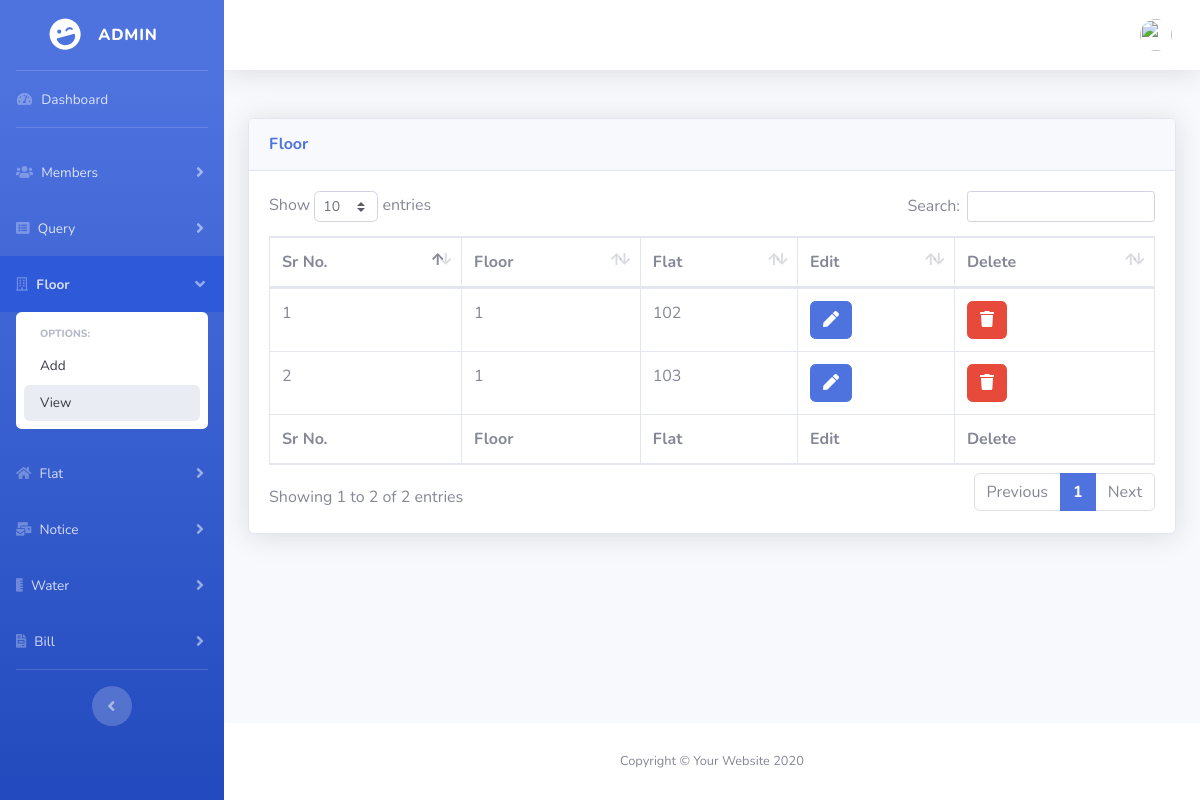
Screenshot of /admin/floor.php?source=view_floor (signed in) with the database file from the repository.
### tables this page shows
CREATE TABLE `building` (
  `id` int(11) NOT NULL,
  `floor_no` int(11) NOT NULL,
  `flat_no` int(11) NOT NULL,
  `created_at` datetime NOT NULL,
  `updated_at` datetime NOT NULL
);

### admin/classes/Database.php (called while the page is built, shortened)
<?php
    class Database{
        private $host;
        private $username;
        private $password;
        private $database;
        private $connection;
        public function __construct(){
            $this->host = "localhost";
            $this->username = "root";
            $this->password = "";
            $this->database = "societymanagement";
        }
        public function connectDB(){
            $this->connection = new mysqli($this->host, $this->username, $this->password);
            $db_selected = $this->connection->select_db($this->database);
        }
        public function getConnection(){
            return $this->connection;
        }
    }
    $database = new Database();
?>

### admin/classes/Session.php (called while the page is built, shortened)
<?php
class Session {
    public static function isSessionStart(){
        if(isset($_SESSION['login'])){
            return true;
        } else{
            return false;
        }
    }
}

### admin/classes/Floor.php (called while the page is built, shortened)
<?php
    include_once("Database.php");
    include_once("Session.php");
    class Floor{
        private $connection;
        public function __construct(){
            global $database;
            $this->connection = $database->getConnection();
        }
        public function readAllFloor(){
            $result_set = $this->connection->query("SELECT * FROM building");
            return $result_set;
        }
    }
?>

### admin/includes/floor/view-floor.php (the view, shortened to what this page needs)
<?php
    $floor = new Floor();
?>
<div class="card shadow mb-4">
    <div class="card-header py-3">
        <h6 class="m-0 font-weight-bold text-primary">Floor</h6> </div>
    <div class="card-body">
        <div class="table-responsive">
            <table class="table table-bordered" id="dataTable" width="100%" cellspacing="0">
                <thead>
                    <tr>
                        <th>Sr No.</th>
                        <th>Floor</th>
                        <th>Flat</th>
                        <?php
                            if($user_role == 'admin'){
                        ?>
                        <th>Edit</th>
                        <th>Delete</th>
                        <?php
                            }
                        ?>
                    </tr>
                </thead>
                <tfoot>
                    <tr>
                        <th>Sr No.</th>
                        <th>Floor</th>
                        <th>Flat</th>
                        <?php
                            if($user_role == 'admin'){
                        ?>
                        <th>Edit</th>
                        <th>Delete</th>
                        <?php
                            }
                        ?>
                    </tr>
                </tfoot>
                 <tbody>
                  <?php
                        $id = 0;
                        $allFloors = $floor->readAllFloor();
                        while($row = mysqli_fetch_assoc($allFloors)){
                            $id = $id+1;
                            $floor_id = $row['id'];
                            $floor_no = $row['floor_no'];
                            $flat_no = $row['flat_no'];
                            echo "<tr>";
                            echo "<td>$id</td>";
                            echo "<td>$floor_no</td>";
                            echo "<td>$flat_no</td>";
                            if($user_role == 'admin'){
                                echo "<td><a href='floor.php?source=edit_floor&fid=$floor_id' class='btn btn-primary'><span class='fa fa-pen'></span></a></td> ";
                                echo "<td><button type='button' class='btn btn-danger delete-floor' data-floor-id='$floor_id'> <span class='fa fa-trash'></span></button></td>";
                            }
                            echo "</tr>";
                        }
                    ?>
                </tbody>
            </table>
        </div>
    </div>
</div>

### rows the page displays
building: floor_no "1", flat_no "102"
building: floor_no "1", flat_no "103"
